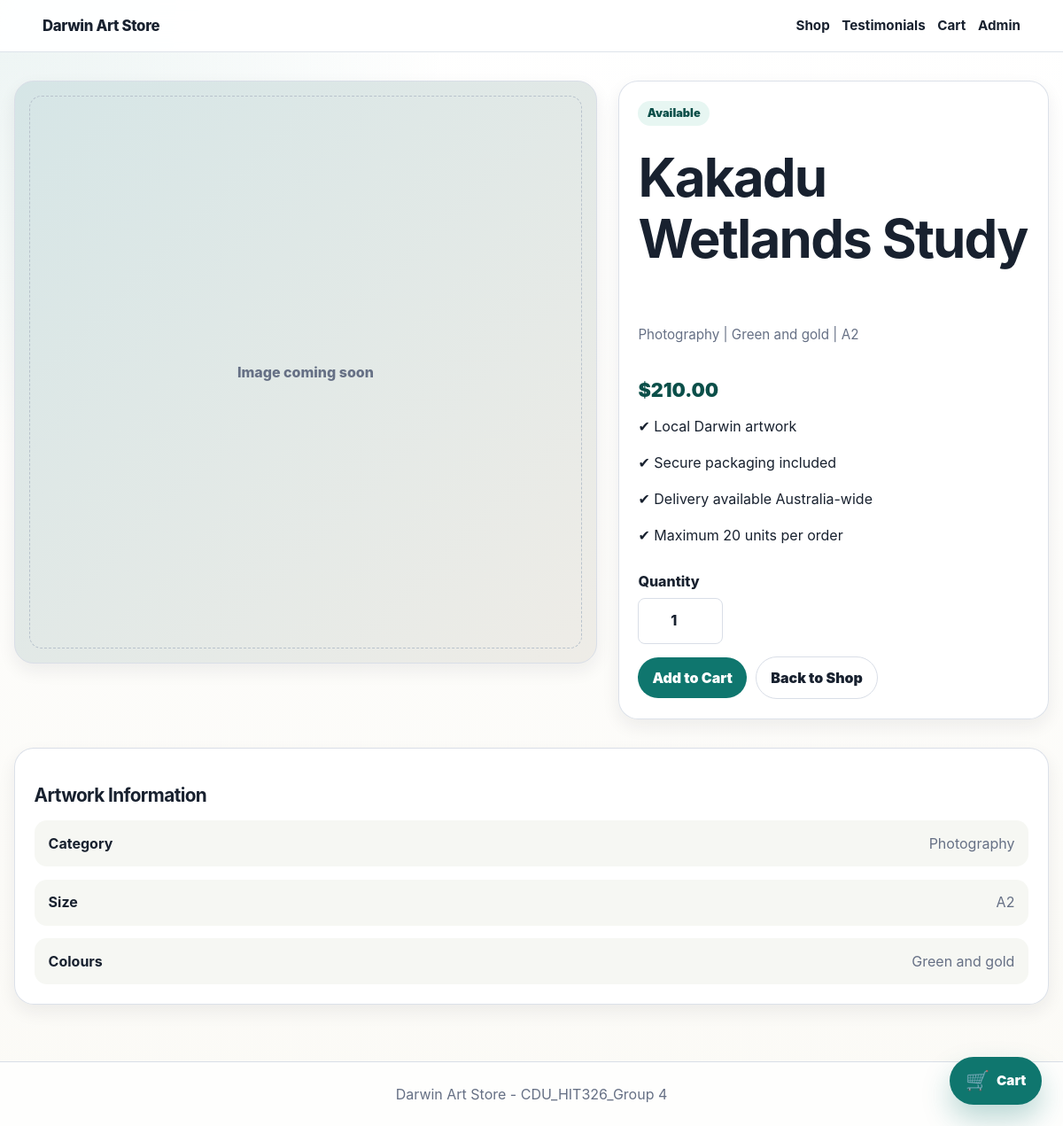
/product.php?id=6, run on the app's committed database.
### tables this page shows
CREATE TABLE IF NOT EXISTS products (
    product_no INT AUTO_INCREMENT PRIMARY KEY,
    description VARCHAR(255) NOT NULL,
    category VARCHAR(100) NOT NULL,
    price DECIMAL(10,2) NOT NULL,
    colour VARCHAR(80) NULL,
    size VARCHAR(80) NULL,
    image_path VARCHAR(255) NULL,
    is_available TINYINT(1) NOT NULL DEFAULT 1,
    created_at TIMESTAMP DEFAULT CURRENT_TIMESTAMP
);

### src/bootstrap.php (called while the page is built, shortened)
<?php
$config = require __DIR__ . '/config.php';
spl_autoload_register(function (string $class): void {
    $prefix = 'App\\';
    $path = __DIR__ . '/' . str_replace('\\', '/', substr($class, strlen($prefix))) . '.php';
});
require __DIR__ . '/functions.php';
$session = new App\Core\Session();
$database = new App\Core\Database($config['db']);
$products = new App\Repository\ProductRepository($database);
$news = new App\Repository\NewsRepository($database);
$testimonials = new App\Repository\TestimonialRepository($database);
$admins = new App\Repository\AdminRepository($database);
$orders = new App\Repository\OrderRepository($database);
$cart = new App\Service\CartService($session, $products);
$auth = new App\Service\AuthService($session, $admins);
$csrf = new App\Core\Csrf($session);
$notifier = new App\Service\FileOrderNotifier(
    $config['business_email'],
    dirname(__DIR__) . '/storage/mail/orders.log'
);
$checkout = new App\Service\CheckoutService($cart, $orders, $notifier);
$view = new App\Core\View($config, $session, $cart, $auth);
$container = compact(
    'config',
    'session',
    'database',
    'products',
    'news',
    'testimonials',
    'admins',
    'orders',
    'cart',
    'auth',
    'csrf',
    'notifier',
    'checkout',
    'view'
);

### src/config.php (called while the page is built)
<?php
return [
    'app_name' => getenv('APP_NAME') ?: 'Darwin Art Store',
    'business_email' => getenv('ORDER_HANDLING_EMAIL') ?: 'orders@example.com',
    'db' => [
        'host' => getenv('DB_HOST') ?: '127.0.0.1',
        'port' => getenv('DB_PORT') ?: '3306',
        'name' => getenv('DB_NAME') ?: 'art_store',
        'user' => getenv('DB_USER') ?: 'root',
        'pass' => getenv('DB_PASSWORD') ?: '',
    ],
];

### src/functions.php (called while the page is built, shortened)
<?php
function e(?string $value): string
{
    return htmlspecialchars($value ?? '', ENT_QUOTES, 'UTF-8');
}
function money(float|string $amount): string
{
    return '$' . number_format((float) $amount, 2);
}
function app(string $key): mixed
{
    global $container;
    return $container[$key] ?? throw new InvalidArgumentException("Service [$key] is not registered.");
}

### src/Core/Database.php (called while the page is built, shortened)
<?php
final class Database
{
    public function connection(): PDO
    {
        $dsn = sprintf(
            'mysql:host=%s;port=%s;dbname=%s;charset=utf8mb4',
            $this->config['host'],
            $this->config['port'],
            $this->config['name']
        );
        $this->pdo = new PDO($dsn, $this->config['user'], $this->config['pass'], [
            PDO::ATTR_ERRMODE => PDO::ERRMODE_EXCEPTION,
            PDO::ATTR_DEFAULT_FETCH_MODE => PDO::FETCH_ASSOC,
        ]);
        return $this->pdo;
    }
    public function fetchOne(string $sql, array $params = []): ?array
    {
        $stmt = $this->connection()->prepare($sql);
        $stmt->execute($params);
        $row = $stmt->fetch();
        return $row === false ? null : $row;
    }
}

### src/Repository/ProductRepository.php (called while the page is built, shortened)
<?php
final class ProductRepository
{
    public function availableById(int $productNo): ?array
    {
        return $this->database->fetchOne(
            'SELECT * FROM products WHERE product_no = ? AND is_available = 1',
            [$productNo]
        );
    }
}

### public/product.php (the view, shortened to what this page needs)
<?php
require __DIR__ . '/../src/bootstrap.php';
$productsRepository = app('products');
$view = app('view');
$productNo = filter_input(INPUT_GET, 'id', FILTER_VALIDATE_INT, [
    'options' => ['min_range' => 1],
]);
$view->header('Artwork details');
try {
    $product = $productNo ? $productsRepository->availableById((int) $productNo) : null;
} catch (Throwable $error) {
    echo '<p class="error">' . e(dbErrorMessage($error)) . '</p>';
    $view->footer();
    exit;
}
?>
<?php if (!$product): ?>
<section class="panel">
    <h1>Artwork not available</h1>
    <p>This artwork is currently unavailable or may have been removed.</p>
    <a class="button" href="/">Browse artworks</a>
</section>
<?php else: ?>
<section class="product-detail">
    <div class="artwork-media artwork-media-large">
        <?php if ($product['image_path']): ?>
            <img src="/product_image.php?id=<?= (int) $product['product_no'] ?>"
                 alt="<?= e($product['description']) ?>">
        <?php else: ?>
            <span class="artwork-placeholder">Image coming soon</span>
        <?php endif; ?>
    </div>
    <div class="panel product-detail-info">
        <p class="badge">
            <?= $product['is_available'] ? 'Available' : 'Currently Unavailable' ?>
        </p>
        <h1><?= e($product['description']) ?></h1>
        <p class="muted product-meta">
            <?= e($product['category']) ?>
            <?php if ($product['colour']): ?> | <?= e($product['colour']) ?><?php endif; ?>
            <?php if ($product['size']): ?> | <?= e($product['size']) ?><?php endif; ?>
        </p>
        <p class="price"><?= money($product['price']) ?></p>
        <div class="product-extra">
            <p>✔ Local Darwin artwork</p>
            <p>✔ Secure packaging included</p>
            <p>✔ Delivery available Australia-wide</p>
            <p>✔ Maximum 20 units per order</p>
        </div>
        <?php if ($product['is_available']): ?>
            <form class="compact-form" method="post" action="/cart.php">
                <label class="quantity-field">
                    Quantity
                    <input class="quantity-input"
                           type="number"
                           name="quantity"
                           value="1"
                           min="1"
                           max="20"
                           required>
                </label>
                <div class="actions">
                    <button type="submit">Add to Cart</button>
                    <a class="button secondary" href="/">Back to Shop</a>
                </div>
            </form>
        <?php else: ?>
            <p class="error">This artwork is currently unavailable.</p>
        <?php endif; ?>
    </div>
</section>
<section class="panel product-information">
    <h2>Artwork Information</h2>
    <div class="product-info-grid">
        <div class="info-item">
            <strong>Category</strong>
            <span><?= e($product['category']) ?></span>
        </div>
        <?php if ($product['size']): ?>
            <div class="info-item">
                <strong>Size</strong>
                <span><?= e($product['size']) ?></span>
            </div>
        <?php endif; ?>
        <?php if ($product['colour']): ?>
            <div class="info-item">
                <strong>Colours</strong>
                <span><?= e($product['colour']) ?></span>
            </div>
        <?php endif; ?>
    </div>
</section>
<?php endif; ?>

### public/assets/style.css (style rules this page uses)
:root { color-scheme: light; font-family: Inter, Arial, Helvetica, sans-serif; --ink: #18212f; --muted: #667085; --soft-muted: #8a94a6; --line: #d9dee7; --panel: #f6f7f3; --panel-strong: #eef3ea; --accent: #0f766e; --accent-dark: #0b4f49; --accent-soft: #e7f6f2; --gold: #b7791f; --danger: #b42318; --danger-soft: #fff4f2; --success-soft: #ecfdf5; --white: #ffffff; --radius-sm: 8px; --radius-md: 14px; --radius-lg: 22px; --shadow-sm: 0 8px 20px rgba(24, 33, 47, 0.07); --shadow-md: 0 18px 40px rgba(24, 33, 47, 0.11); }
* { box-sizing: border-box; }
html { scroll-behavior: smooth; }
body { margin: 0; color: var(--ink); background: radial-gradient(circle at top left, rgba(15, 118, 110, 0.08), transparent 32rem), linear-gradient(180deg, #ffffff 0%, #fbfaf6 100%); line-height: 1.55; }
a { color: var(--accent); text-underline-offset: 3px; }
h1, h2, h3 { color: var(--ink); line-height: 1.15; letter-spacing: -0.03em; }
h1 { margin-top: 0; font-size: clamp(2rem, 5vw, 4.4rem); }
h2 { font-size: clamp(1.45rem, 3vw, 2.2rem); }
p { margin-top: 0; }
.hero-content, .hero-panel, .panel, .card { border: 1px solid rgba(217, 222, 231, 0.9); border-radius: var(--radius-lg); background: rgba(255, 255, 255, 0.9); box-shadow: var(--shadow-sm); }
.card, .panel { overflow: hidden; }
.panel { padding: 1.35rem; }
.muted { color: var(--muted); }
.price { margin: 0.4rem 0 0; color: var(--accent-dark); font-size: 1.35rem; font-weight: 900; }
.badge { display: inline-flex; width: fit-content; margin: 0 0 0.75rem; padding: 0.28rem 0.65rem; border-radius: 999px; color: var(--accent-dark); background: var(--accent-soft); font-size: 0.8rem; font-weight: 900; }
.product-meta { min-height: 1.5rem; font-size: 0.95rem; }
.artwork-media { display: flex; align-items: center; justify-content: center; aspect-ratio: 4 / 3; width: 100%; overflow: hidden; color: var(--muted); background: linear-gradient(135deg, rgba(15, 118, 110, 0.13), rgba(183, 121, 31, 0.08)), #f3f6f8; text-decoration: none; }
.artwork-placeholder { display: grid; place-items: center; width: calc(100% - 2rem); height: calc(100% - 2rem); border: 1px dashed #b8c2cc; border-radius: var(--radius-md); padding: 1rem; text-align: center; font-weight: 800; }
.product-detail { display: grid; grid-template-columns: minmax(0, 1.15fr) minmax(320px, 0.85fr); gap: 1.5rem; align-items: start; }
.artwork-media-large { border: 1px solid var(--line); border-radius: var(--radius-lg); aspect-ratio: 1 / 1; box-shadow: var(--shadow-sm); }
.product-detail-info { display: grid; gap: 0.75rem; }
.compact-form { max-width: 440px; }
form { display: grid; gap: 0.9rem; }
label { display: grid; gap: 0.35rem; color: var(--ink); font-weight: 800; }
input, textarea, select { width: 100%; padding: 0.78rem 0.85rem; border: 1px solid var(--line); border-radius: var(--radius-sm); background: #ffffff; color: var(--ink); font: inherit; }
.quantity-field { max-width: 140px; }
.quantity-input { max-width: 96px; text-align: center; }
button, .button { display: inline-flex; align-items: center; justify-content: center; width: fit-content; min-height: 42px; padding: 0.68rem 1rem; border: 0; border-radius: 999px; color: #ffffff; background: var(--accent); font: inherit; font-weight: 900; text-decoration: none; cursor: pointer; transition: transform 0.16s ease, background 0.16s ease, box-shadow 0.16s ease; }
.button.secondary, button.secondary { color: var(--ink); background: #ffffff; border: 1px solid var(--line); }
.actions { display: flex; flex-wrap: wrap; gap: 0.65rem; align-items: center; }
.product-information { margin-top: 2rem; padding-top: 1.5rem; border-top: 1px solid var(--line); }
.product-information h2 { margin-bottom: 1rem; font-size: 1.3rem; }
.product-info-grid { display: grid; gap: 0.9rem; }
.info-item { display: flex; justify-content: space-between; gap: 1rem; padding: 0.85rem 1rem; border-radius: var(--radius-md); background: var(--panel); }
.info-item strong { color: var(--ink); }
.info-item span { color: var(--muted); text-align: right; }

### data on the page
products: description "Kakadu Wetlands Study", category "Photography", colour "Green and gold", size "A2", price "$210.00"

### other printed values
$this->config['app_name'] "Darwin Art Store"
